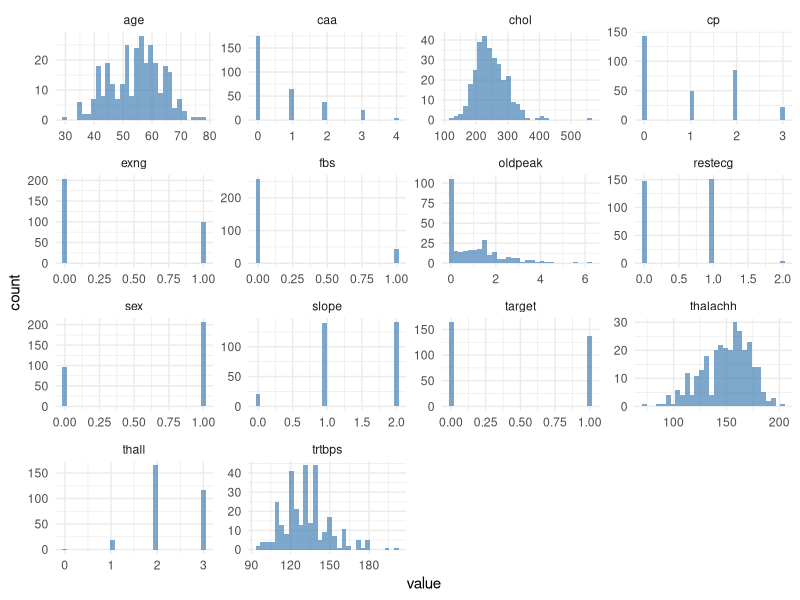
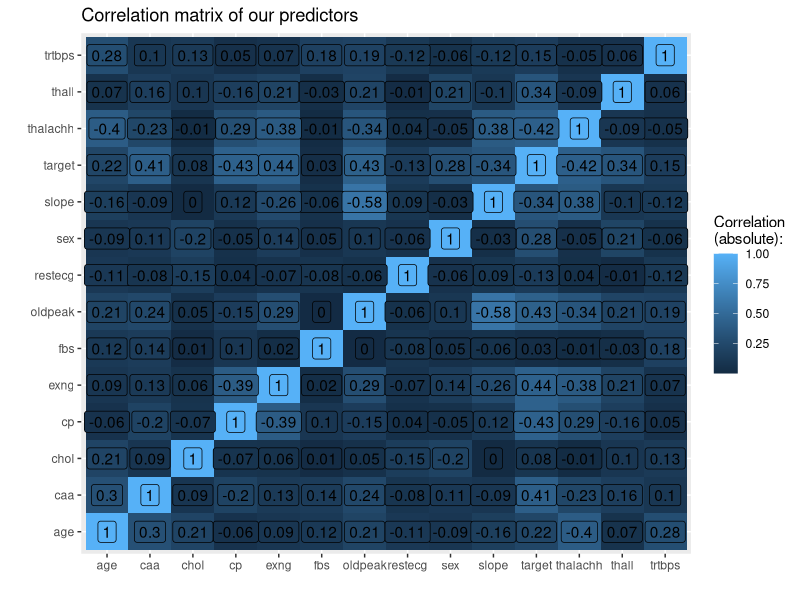
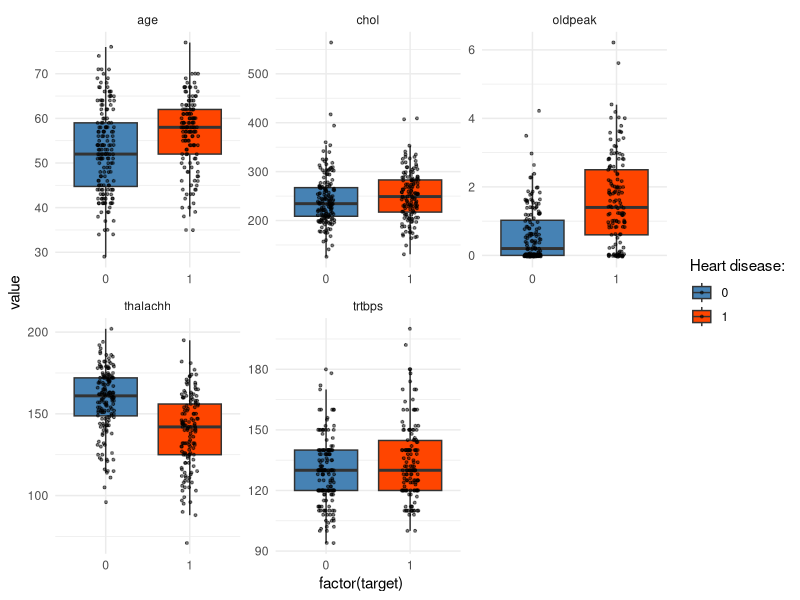
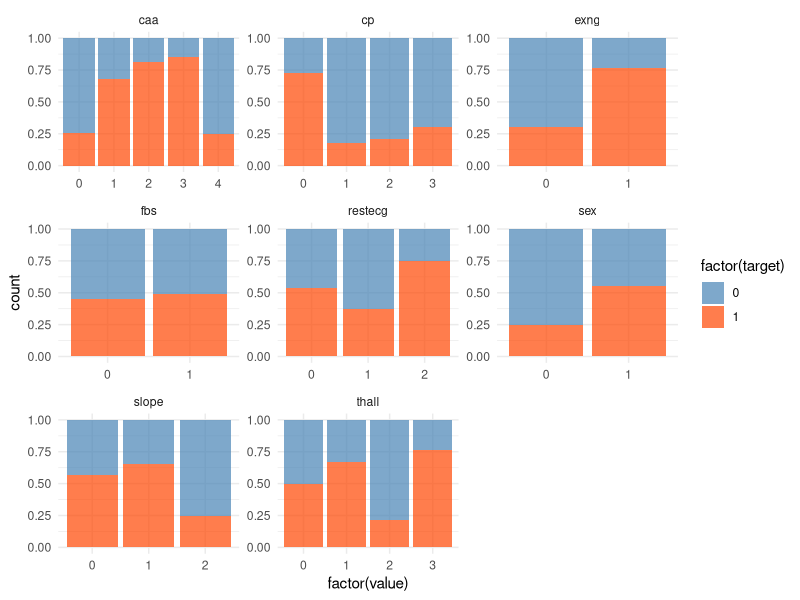
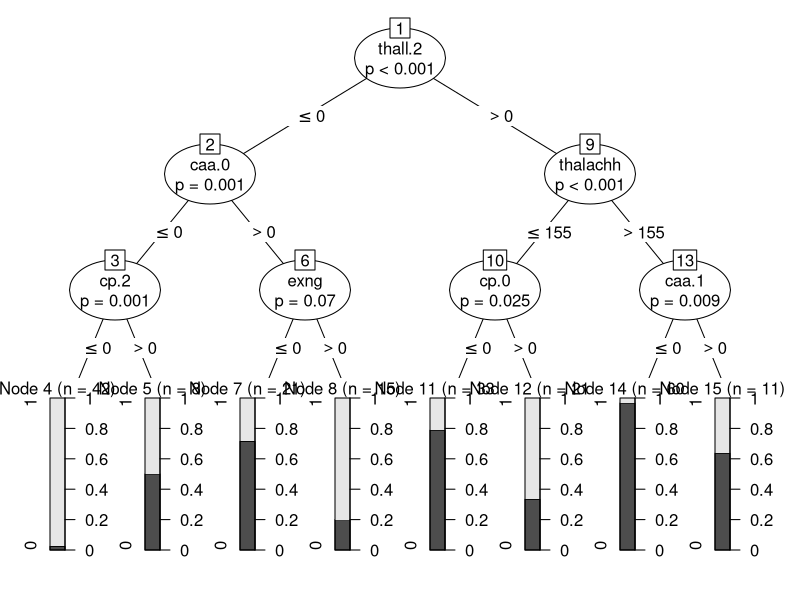
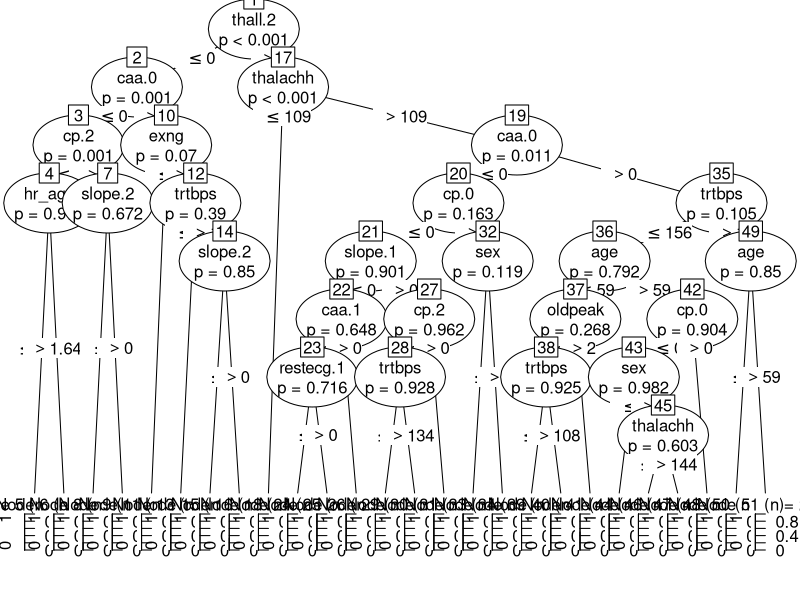
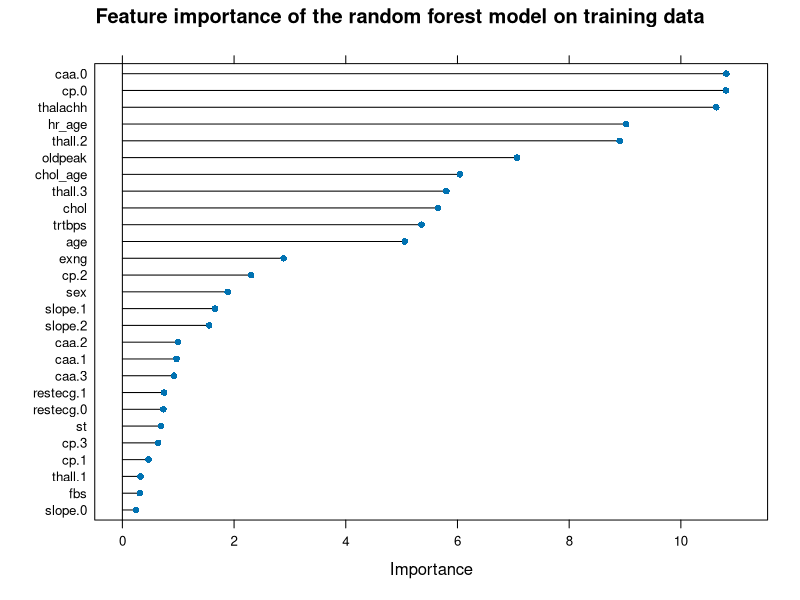
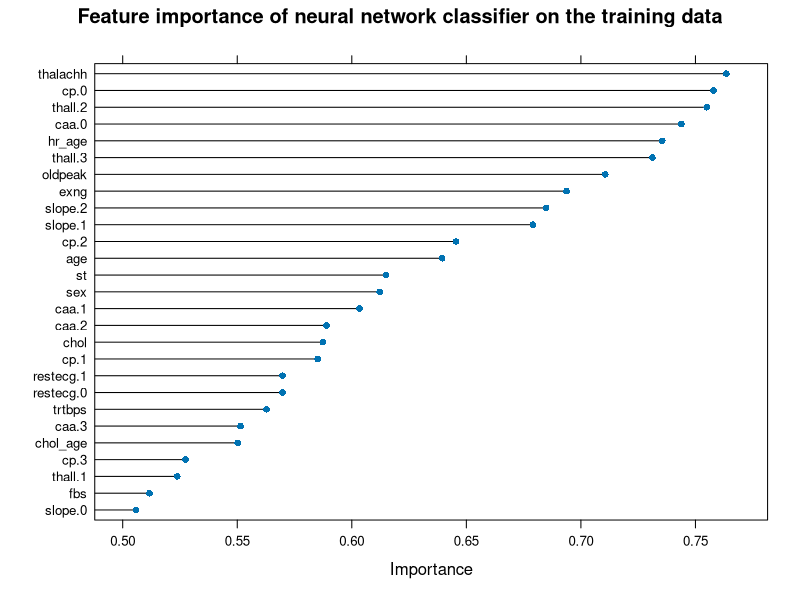

Here is the R script that generated these plots, in order: (Note: this script raises an error after producing the figures.)
library(tidyverse)
library(caret)
library(party)
library(readxl)
################################ STEP 1: GET THE DATA  #########################################
#loading the dataset into R 
#set the working directory
setwd("C:/Users/Baha/Downloads")
heart <-read_excel("heart.xlsx") ### data from kaggle.com
#read the first 10 observations of the data
head(heart, n=10)
names(heart)[[1]] <-"age"
#recoding the target variable
heart$target <- dplyr::recode(heart$target, `0` = 1L, `1` = 0L)
head(heart,n=10)
sapply(heart, function(x) table(is.na(x)))
table(duplicated(heart))
heart<-heart[!duplicated(heart),]
table(duplicated(heart))
####We see that missingness (is.na) is FALSE for all columns, which is great. 
# there is one duplicated record, which we remove.

####################### STEP 2: VISUAL INSPECTION/ DESCRIPTIVE STATISTICS #######################
#Note that if your data has 100 columns instead of only 14, you could divide your data into parts of, say, 25 columns each. 
#Just start the following code chunk with, e.g., dat[,1:25] %>% …
heart |> gather() |> 
  ggplot(aes(x=value)) +
  geom_histogram(fill = "steelblue", alpha=.7) +
  theme_minimal() +
  facet_wrap(~key, scales = "free")
#bivariate statistics (correlation matrix)
cormat <-cor(heart |> keep(is.numeric))
cormat %>% as.data.frame %>% mutate(var2=rownames(.)) %>%
  pivot_longer(!var2, values_to = "value") %>%
  ggplot(aes(x=name,y=var2,fill=abs(value),label=round(value,2))) +
  geom_tile() + geom_label() + xlab("") + ylab("") +
  ggtitle("Correlation matrix of our predictors") +
  labs(fill="Correlation\n(absolute):")
highcorr <-which(cormat >.8, arr.ind = T)
paste(rownames(cormat)[row(cormat)[highcorr]],
colnames(cormat)[col(cormat)[highcorr]], sep = " vs. ")  |> 
  cbind(cormat[highcorr])
##bivariate relations between the predictors and the outcome variable
heart %>% select(-c(sex,cp,caa,thall,restecg,slope,exng,fbs)) %>%
  pivot_longer(!target, values_to = "value") %>%
  ggplot(aes(x=factor(target), y=value, fill=factor(target))) +
  geom_boxplot(outlier.shape = NA) + geom_jitter(size=.7, width=.1, alpha=.5) +
  scale_fill_manual(values=c("steelblue", "orangered1")) +
  labs(fill="Heart disease:") +
  theme_minimal() +
  facet_wrap(~name, scales="free")
##stacked barplots for categorical variables to show the difference between the sick and 
## healthy patients
heart |> 
  select(sex, cp, caa, thall, exng, fbs,restecg, slope, target) |> 
  pivot_longer(!target, values_to = "value") |> 
  ggplot(aes(x=factor(value), fill = factor(target))) +
  scale_fill_manual(values = c("steelblue","orangered1")) +
  geom_bar(position = "fill",alpha=.7) +
  theme_minimal() +
  labs("Heart disease:") +
  facet_wrap(~name, scales = "free")
########## PARTITION DATA INTO TRAINING AND TESTING SETS ###################
#example
pred <-as.factor(ifelse(heart$sex==1,1,0))
confusionMatrix(pred, as.factor(heart$target))
set.seed(2022)
#split the data
split_heart <-sample(1:nrow(heart), as.integer(0.7*nrow(heart)), F)
train_data <-heart[split_heart,]
test_data <-heart[-split_heart,]
dplyr::glimpse(train_data)
dplyr::glimpse(test_data)

######## STEP 4: PRE-PROCESSING AND FEATURE ENGENEERING #############################
preprocess_data <- function(df){

  # Outliers are assigned the modal value
  df <- df %>% mutate(restecg = recode(restecg, `2`=1L, .default = as.integer(restecg)),
                      thall = recode(thall, `0`=2L, .default = as.integer(thall)),
                      caa = recode(caa, `4`=0L, .default = as.integer(caa)))

  # Nominal variables
  nom_variable <- c("cp", "caa", "thall", "restecg", "slope")
  df[,names(df) %in% nom_variable] <- lapply(df[,names(df) %in% nom_variable], as.factor)
  dummies <- dummyVars(~ ., df)
  df <- predict(dummies, newdata = df) %>% as.data.frame

  # Age-standardized variables
  df$hr_age <- df$thalach / df$age
  df$chol_age <- df$chol / df$age

  # Oldpeak: Is there any ST depression
  df$st <- ifelse(df$oldpeak > 0, 1, 0)

  return(df[,names(df) != "target"])
}
x_train <- preprocess_data(train_data)
x_test <-preprocess_data(test_data)
# Check for missing values in the target variables
sum(is.na(train_data$target))
sum(is.na(test_data$target))
# Encode target variables as factors
y_train <- factor(train_data$target, levels = c(1,0))
y_test <- factor(test_data$target, levels = c(1,0))
# Ensure there are no missing values in y_train and y_test
if (any(is.na(y_train)) || any(is.na(y_test))) {
  stop("There are missing values in the target variable.")
}
########### STEP 5: VISUALIZE EXEMPLARY ALGORITHMS ####################
set.seed(2022)
tree1 <-party::ctree(y_train ~ ., data = cbind(x_train,y_train), 
controls = ctree_control(minsplit = 10, mincriterion = .9))
plot(tree1)
tree2 <-party::ctree(y_train~ ., data = cbind(x_train,y_train),
controls = ctree_control(minsplit = 1, mincriterion = 0.01, minbucket = 0))
plot(tree2) ##overfitted tree
############################### STEP 6: MODEL TRAINING #################
library(randomForest)
#random forest model
rand_model <-caret::train(x_train, y_train, method ="rf",
tuneGrid=expand.grid(mtry=seq(5, ncol(x_train),by=5)),
trControl = trainControl(method = "cv", number = 5, verboseIter = T))
rand_model
# Get variable importance
var_imp <- varImp(rand_model, scale = FALSE)
var_imp
plot(var_imp, main ="Feature importance of the random forest model on training data")
#artificial neural networks
neu_net_model <-caret::train(x_train, y_train, method ="avNNet",
preProcess = c("center","scale","nzv"),
tuneGrid=expand.grid(size=seq(3,21, by=3), decay=c(1e-03, 0.01, 0.1,0), bag=c(T,F)),
trControl=trainControl(method = "cv",number = 5,verboseIter = T),
importance=T)
neu_net_model # output of neural network training
###Thus, our best-performing model yields 83.89% accuracy, which is a slight improvement over the random forest.
var_Imp <-varImp(neu_net_model, scale = F)
plot(var_Imp, main="Feature importance of neural network classifier on the training data")
##(extreme) gradient boosted machines, (xgboost) 
xgboost_model <-caret::train(x_train, y_train, method="xgbTree",
tuneGrid=expand.grid(nrounds=c(50,100), max_depth=c(5,7,9),
colsample_bytree=c(.8,1), subsample=c(.8,1),
min_child_weight=c(1,5,10), eta=c(0.1,0.3),gamma=c(0,0.5)),
trControl=trainControl(method = "cv",number = 5, verboseIter = T))
xgboost_model
var_Imp<-varImp(xgboost_model, scale = F)
plot(var_Imp, main="Feature importance of xgBoost model on the training data")
results <- data.frame(Model = c(rand_model$method,neu_net_model$method, xgboost_model$method),
                      Accuracy = c(max(rand_model$results$Accuracy), max(neu_net_model$results$Accuracy), max(xgboost_model$results$Accuracy)))
results %>% ggplot(aes(x=Model, y=Accuracy, label=paste(round(100*Accuracy,1),"%"))) +
  geom_col(fill="steelblue") + theme_minimal() + geom_label() +
  ggtitle("Accuracy in the training data by algorithm")
#######  STEP 7: MODEL EVALUATION AGAINST THE TEST DATA###########################################
predictions <-predict(xgboost_model, newdata = x_test)
confusionMatrix(predictions, y_test)
precision(predictions, y_test) ##proportion of true positive predictions relative to all “positive” predictions
recall(predictions, y_test)  ##proportion of true positive predictions relative to all actual positives
F_meas(predictions, y_test)##harmonic mean of precision and recall
#################### STEP 8: MODEL DEPLOYMENT #######################
newpatient <- data.frame(age=62,sex=1,cp=0,trestbps =130,chol=220, fbs=0, restecg=0, 
  thalach=161, exng=0, oldpeak=0, slope=0, caa=0, thall=2)
  preprocess_new_data <- function(df){
  
    #Convert features to int like the original dataset
    df[,names(df) != "oldpeak"] <- purrr::map_df(df[,names(df) != "oldpeak"], as.integer)
    
    df <- df %>% mutate(restecg = recode(restecg, `2`=1L),
                        thall = recode(thall, `0`=2L),
                        caa= recode(caa, `4`=0L))
    
    #Nominal variables - attention: we don't have all the values for the dummies in the new dataset!
    existing_cols <- names(x_train)[names(x_train) %in% names(df)]
    new_cols <- names(x_train)[!names(x_train) %in% names(df)]
    df[new_cols] <- 0
    nom_variable <- c("cp", "caa", "thall", "restecg", "slope")
    
    for (i in 1:nrow(df)){
      for(j in 1:length(nom_variable)){
        df[i,paste0(nom_variable[j],df[nom_variable[j]][i])] <- 1 
      }
    }
    
    df <- df[,names(df) %in% c(existing_cols, new_cols)]
    
    df$hr_age <- df$thalach / df$age
    df$chol_age <- df$chol / df$age
    df$st <- ifelse(df$oldpeak>0,1,0)
    
    return(df)
  }
  
  save(xgboost_model, x_train, preprocess_new_data, file="Heart_disease_prediction.RData")
  predict(xgboost_model, newdata = preprocess_new_data(newpatient))

  predict(xgboost_model, newdata = preprocess_new_data(newpatient), type="prob")
